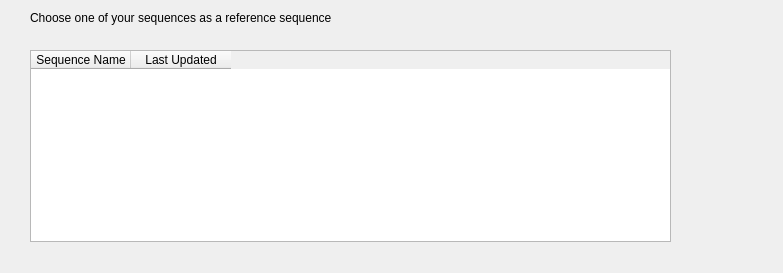
<?xml version="1.0" encoding="UTF-8"?>
<ui version="4.0">
 <class>Form</class>
 <widget class="QWidget" name="Form">
  <property name="geometry">
   <rect>
    <x>0</x>
    <y>0</y>
    <width>783</width>
    <height>273</height>
   </rect>
  </property>
  <property name="sizePolicy">
   <sizepolicy hsizetype="Preferred" vsizetype="Preferred">
    <horstretch>0</horstretch>
    <verstretch>0</verstretch>
   </sizepolicy>
  </property>
  <property name="windowTitle">
   <string>Form</string>
  </property>
  <widget class="QLabel" name="label">
   <property name="geometry">
    <rect>
     <x>30</x>
     <y>10</y>
     <width>361</width>
     <height>16</height>
    </rect>
   </property>
   <property name="text">
    <string>Choose one of your sequences as a reference sequence</string>
   </property>
  </widget>
  <widget class="QTableWidget" name="tableWidget">
   <property name="geometry">
    <rect>
     <x>30</x>
     <y>50</y>
     <width>641</width>
     <height>192</height>
    </rect>
   </property>
   <property name="minimumSize">
    <size>
     <width>641</width>
     <height>0</height>
    </size>
   </property>
   <column>
    <property name="text">
     <string>Sequence Name</string>
    </property>
   </column>
   <column>
    <property name="text">
     <string>Last Updated</string>
    </property>
   </column>
  </widget>
 </widget>
 <resources/>
 <connections/>
</ui>
